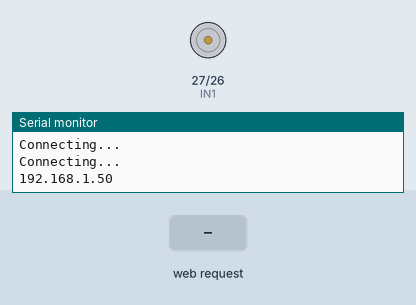
A sketch run on a simulated ESP32. On the bench: motor-driver pin pairs drawn as motors (green arrow = first pin HIGH = forward, orange = second pin HIGH = backward, longer = more drive, scaled by the enable pin), the last lines printed to the serial monitor. The test bench sets the inputs (shaded band). WiFi joins after 1.5 s; servers stay silent unless stated.

Above: at 4.2 s.
4.3 s: HTTP request GET /slider received
At 5.3 s:
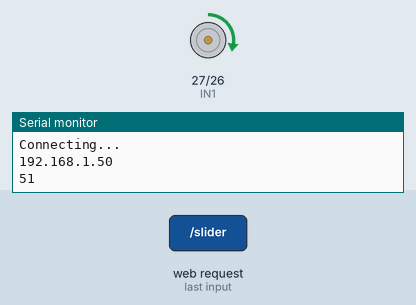
5.8 s: HTTP request GET /sliderlow received
At 6.4 s:
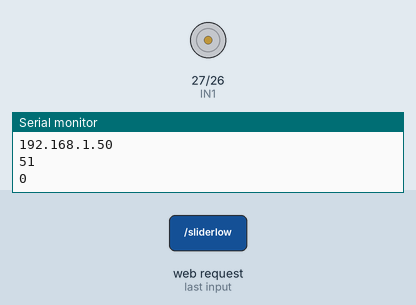
7.3 s: HTTP request GET /slideron received
At 7.6 s:
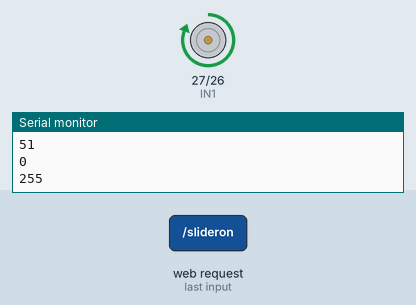
8.8 s: HTTP request GET /slideroff received
At 9.9 s:
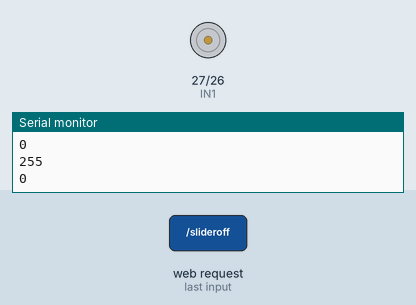
Timing chart, 0 to 11.3 s (numbered marks = the images above; inputs shaded):
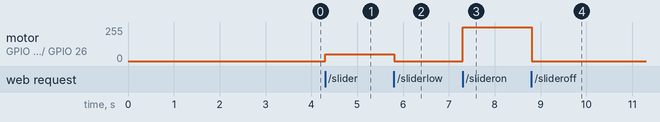

The sketch:

ESPCODE.ino
```cpp
#include <WiFi.h>
#include <AsyncTCP.h>
#include <ESPAsyncWebServer.h>

//const char *ssid = "A.T.O.M_LABS";
//const char *password = "Atom281121";
//const char *ssid = "Hriday";
//const char *password = "9953777876";
const char *ssid = "water1";
const char *password = "aquasquad";

int ENA_pin = 14;
int IN1 = 27;
int IN2 = 26;
int p=0;
const int frequency = 500;
const int pwm_channel = 0;
const int resolution = 8;

const char *input_parameter = "value";

AsyncWebServer server(80);

const char index_html[] PROGMEM = R"rawliteral(<!DOCTYPE html>
<html lang="en">

<head>
  <meta charset="UTF-8" />
  <meta http-equiv="X-UA-Compatible" content="IE=edge" />
  <meta name="viewport" content="width=device-width, initial-scale=1.0" />
  <title>Valve Control</title>
  <link href="https://cdn.jsdelivr.net/npm/bootstrap@5.2.3/dist/css/bootstrap.min.css" rel="stylesheet"
    integrity="sha384-rbsA2VBKQhggwzxH7pPCaAqO46MgnOM80zW1RWuH61DGLwZJEdK2Kadq2F9CUG65" crossorigin="anonymous" />


  <style>
    * {
      font-size: 17px;
      font-family: "Lucida Sans", "Lucida Sans Regular", "Lucida Grande",
        "Lucida Sans Unicode", Geneva, Verdana, sans-serif;
      font-weight: 600;
      color: #1a1a1a;
    }

    html {
      padding: 20px;
      background-color: #095376;
    }

    body {
      background-color: #FFFCF5;
      border-radius: 20px;
      height: 95vh;
    }

    .a {
      /* on off*/
      margin: 7px;
    }

    .b {
      /* on off plus minus */
      background-color: #FFB875;
      border: none;
      border-radius: 50%;
      height: 3rem;
      width: 3rem;
    }

    .c {
      /* plus minus 100 */
      background-color: #FFB875;
      height: 100px;
      padding: 10px;
    }

    .center {
      display: flex;
      align-items: center;
      justify-content: center;
    }

    .d {
      /* 100 only */
      display: flex;
      align-items: center;
      justify-content: center;
      padding-top: 10px;
      /* margin-top: 10px; */
      font-size: x-large;
    }

    .e {
      display: flex;
      justify-content: end;
      align-items: center;
    }

    .topp {
      background-color: #FFB875;
      height: 60px;
      width: 130px;
      padding: 2px;
      margin-top: 2rem;
      margin-right: 1rem;
    }

    .navbtn {
      background-color: transparent;
      font-size: x-large;
      border: none;
      border-radius: 50%;
      height: 3rem;
      width: 3rem;
      margin: 0.1rem;
    }

    .normal {
      font-size: x-large;
    }

    button.navbtn:hover,
    button.navbtn:active {
      background-color: #FFFCF5;
    }

    button.a:hover {
      background-color: #FFFCF5;
    }

    button.normal {
      background-color: #FFFCF5;
    }
  </style>
</head>

<body>
  <div class="container-fluid">
    <div class="row align-content-center" style="height: 10vh">
      <div class="col-6"></div>
      <div class="col-6 d-inline-flex justify-content-end">
        <div class="rounded-pill topp d-inline-flex justify-content-around">
          <button class="navbtn normal">⚙️</button>
          <a href="/water"><button class="navbtn">🔥</button></a>
        </div>
      </div>
    </div>
    <div class="row align-content-center " style="height: 17vh">
      <div class="row">
        <div class="col-12 text-center ">
          <h2 style="font-weight: 700;margin-bottom: 0px;font-size: 26px;">Water Management Portal</h2>
        </div>
      </div>
      <div class="row">
        <div class="col-8 col-sm-12 text-center">
          <h4 style="font-weight: 1000; font-size: 22px;">Valve Control Unit</h4>
        </div>
      </div>
    </div>
    <div class="row align-content-center" style="height: 10vh">
      <div class="col-3 col-sm-4 e">
        <button type="button" class="button b center a" onclick="updateSliderPWMon()">ON</button>
      </div>
      <div class="col-6 col-sm-4 d-flex justify-content-around rounded-pill c">
        <div class="col-4 center">
          <button type="button" class="b" onclick="updateSliderPWMlow()" style="background-color:#FFFCF5 ;">➖</button>
        </div>
        <div class="col-4">
          <div class="d">
            <div class="d" id="textslider_value">100</div>
            <div style="font-size:large;padding-top: 10px;">%</div>
          </div>
        </div>
        <div class="col-4 center">
          <button type="button" class="b" onclick="updateSliderPWM()" style="background-color:#FFFCF5">➕</button>
        </div>
      </div>
      <div class="col-3 col-sm-4 e d-flex justify-content-start">
        <button type="button" class="button b center a" onclick="updateSliderPWMoff()">OFF</button>
      </div>
    </div>
    <div class="row align-content-end" style="height: 60vh">
      <div class="col-12 d-flex justify-content-center"><img
          src="https://media.istockphoto.com/id/872714390/vector/water-pouring-from-pipe-flow-of-clean-water-vector-illustration.jpg?s=170667a&w=0&k=20&c=g_NOjGQfV40Hp1d5FUXDUJsWhKfqj2I52xW-TJD633o="
          style="height: 45vh; border-radius: 30px 30px 0px 0px;" class="align-bottom"></div>
    </div>
  </div>
  <script>
    src = "https://cdn.jsdelivr.net/npm/bootstrap@5.2.3/dist/js/bootstrap.bundle.min.js"
    integrity = "sha384-kenU1KFdBIe4zVF0s0G1M5b4hcpxyD9F7jL+jjXkk+Q2h455rYXK/7HAuoJl+0I4"
    crossorigin = "anonymous"
    function updateSliderPWM() {
      var slider_value = document.getElementById("textslider_value").innerText;
      if (slider_value != 100) {
        slider_value = Number(slider_value) + 20;
      }
      document.getElementById("textslider_value").innerHTML = slider_value;
      var xhr = new XMLHttpRequest();
      xhr.open("GET", "/slider", true);
      xhr.send();
    }
    function updateSliderPWMlow() {
      var slider_value = document.getElementById("textslider_value").innerText;
      if (slider_value != 0) {
        slider_value = Number(slider_value) - 20;
      }
      document.getElementById("textslider_value").innerHTML = slider_value;
      var xhr = new XMLHttpRequest();
      xhr.open("GET", "/sliderlow", true);
      xhr.send();
    }
    function updateSliderPWMon() {
      d = new Date();
      t = d.getTime();
      console.log(t);
      v = document.getElementById('textslider_value')
      v.innerHTML = 100
      var xhr = new XMLHttpRequest();
      xhr.open("GET", "/slideron", true);
      xhr.send();
    }
    function updateSliderPWMoff() {
      v = document.getElementById('textslider_value')
      v.innerHTML = 0
      var xhr = new XMLHttpRequest();
      xhr.open("GET", "/slideroff", true);
      xhr.send();
    }
    function updateSliderPWMoff2() {
      updateSliderPWMoff();
      d2 = new Date();
      t2 = d2.getTime();
      console.log(t2);
      t3 = (t2 - t) / 1000;
      console.log(t3 * 25);
      document.getElementById("time").innerHTML = t3 * 25;

    }
  </script>
</body>

</html>
)rawliteral";
const char water_html[] PROGMEM = R"rawliteral(<!DOCTYPE html>
<html lang="en" dir="ltr">
<head>
    <meta charset="UTF-8" />
    <meta http-equiv="X-UA-Compatible" content="IE=edge" />
    <meta name="viewport" content="width=device-width, initial-scale=1.0" />
    <link href="https://cdn.jsdelivr.net/npm/bootstrap@5.2.3/dist/css/bootstrap.min.css" rel="stylesheet"
        integrity="sha384-rbsA2VBKQhggwzxH7pPCaAqO46MgnOM80zW1RWuH61DGLwZJEdK2Kadq2F9CUG65" crossorigin="anonymous" />
    <title>Fire Control </title>
    <style>
        html {padding: 20px;
            background-color: #eee5e5;
        }

        body {
            border-radius: 20px;
            height: 95vh;
            background: black;
        }

        .ring {
            display: flex;
            justify-content: center;
            align-items: center;
        }

        .loader {
            position: relative;
            width: 300px;
            height: 300px;
            border-radius: 50%;
            background: linear-gradient(#000, #000000, #000);
            animation: animate 1s linear infinite;
        }

        @keyframes animate {
            0% {
                transform: rotate(0deg);
            }

            100% {
                transform: rotate(360deg);
            }
        }

        .loader span {
            position: absolute;
            width: 300px;
            height: 300px;
            border-radius: 50%;
            background: linear-gradient(#ff0000, black, #ff0000);
        }

        .loader span:nth-child(1) {
            filter: blur(20px);
        }

        .loader span:nth-child(2) {
            filter: blur(40px);
        }

        .loader::after {
            content: "";
            position: absolute;
            top: 10px;
            left: 10px;
            right: 10px;
            bottom: 10px;
            background: black;
            border-radius: 50%;
        }

        .topp {
            /* background-color: #ec2731; */
            height: 60px;
            width: 130px;
            padding: 2px;
            margin-top: 2rem;
            margin-right: 1rem;
        }

        .navbtn {
            background-color: transparent;
            font-size: x-large;
            border: none;
            border-radius: 50%;
            height: 3rem;
            width: 3rem;
            margin: 0.1rem;
        }

        .normal {
            font-size: x-large;
        }

        button.navbtn:hover,
        button.navbtn:active {
            background-color: #fff;
        }

        button.normal {
            background-color: #fff;
        }

        #circle {
            border: none;
            display: flex;
            justify-content: center;
            align-items: center;
            background-color: #ec2731;
            width: 250px;
            height: 250px;
            margin-top: -275px;
            z-index: 10;
            color: #fff;
            border-radius: 100%;
        }
    </style>
</head>

<body>
    <div class="container-fluid">
        <div class="row align-content-center" style="height: 10vh">
            <div class="col-6"></div>
            <div class="col-6 d-inline-flex justify-content-end">
                <div class="rounded-pill topp d-inline-flex justify-content-around">
                    <a href="/"><button class="navbtn ">⚙️</button></a>
                    <button class="navbtn normal">🔥</button>
                </div>
            </div>
        </div>
        <div class="row align-content-center" style="height: 20vh;"></div>
        <div class="row d-flex justify-content-center align-content-center">
            <div class="ring">
                <div class="loader">
                    <span class="sp"></span>
                    <span class="sp"></span>
                    <span class="sp"></span>
                    <span class="sp"></span>
                </div>

            </div>
            <button id="circle" onclick="change()">
                <h1 id="a">EMERGENCY</h1>
            </button>

        </div>
    </div>
    <script>
        src = "https://cdn.jsdelivr.net/npm/bootstrap@5.2.3/dist/js/bootstrap.bundle.min.js"
        integrity = "sha384-kenU1KFdBIe4zVF0s0G1M5b4hcpxyD9F7jL+jjXkk+Q2h455rYXK/7HAuoJl+0I4"
        crossorigin = "anonymous"
        i = 0;
        function change() {
            if (i % 2 == 0) {
                button = document.getElementById("circle");
                a = document.getElementById("a");
                button.style.backgroundColor = "#0879b6";
                a.innerText = "STOP";
                htmlcolor=document.querySelector("html");
                htmlcolor.style.backgroundColor="aliceblue";
                i++;
                var ele = document.getElementsByClassName('sp');
                for (var j = 0; j < ele.length; j++) {
                    ele[j].style.background = "linear-gradient(#0f5e9c, #1ca3ec, #0f5e9c)";
                }
                updateSliderPWMon();
            }
            else {updateSliderPWMoff();
                location.reload();
                i++;
            }
        }
        function updateSliderPWMon() {
      var xhr = new XMLHttpRequest();
      xhr.open("GET", "/slideron", true);
      xhr.send();
    }
    function updateSliderPWMoff() {
      var xhr = new XMLHttpRequest();
      xhr.open("GET", "/slideroff", true);
      xhr.send();
    }
    </script>
</body>

</html>
)rawliteral";

void setup()
{
  Serial.begin(115200);
  delay(1000);
  pinMode(ENA_pin, OUTPUT);
  pinMode(IN1, OUTPUT);
  pinMode(IN2, OUTPUT);

  ledcSetup(pwm_channel, frequency, resolution);
  ledcAttachPin(ENA_pin, pwm_channel);
  ledcWrite(pwm_channel, p);
  digitalWrite(IN1, LOW);
  digitalWrite(IN2, LOW);

  WiFi.begin(ssid, password);
  while (WiFi.status() != WL_CONNECTED)
  {
    delay(1000);
    Serial.println("Connecting...");
  }

  Serial.println(WiFi.localIP());

  server.on("/", HTTP_GET, [](AsyncWebServerRequest *request)
            { request->send_P(200, "text/html", index_html); });
  server.on("/water", HTTP_GET, [](AsyncWebServerRequest *request)
            { request->send_P(200, "text/html", water_html); });
  server.on("/slider", HTTP_GET, [](AsyncWebServerRequest *request)
            {
              if (p<255){
                p=p+51;
                ledcWrite(pwm_channel, p);
              }
        digitalWrite(IN1, HIGH);
        digitalWrite(IN2, LOW);

    Serial.println(p);
    request->send(200, "text/plain", "OK"); });

  server.on("/sliderlow", HTTP_GET, [](AsyncWebServerRequest *request)
            {
              if (p>50){
                p=p-51;
                ledcWrite(pwm_channel, p);
              }
        digitalWrite(IN1, HIGH);
        digitalWrite(IN2, LOW);

    Serial.println(p);
    request->send(200, "text/plain", "OK"); });

  server.on("/slideron", HTTP_GET, [](AsyncWebServerRequest *request)
            {p=255;
              ledcWrite(pwm_channel, p);
        digitalWrite(IN1, HIGH);
        digitalWrite(IN2, LOW);

    Serial.println(p);
    request->send(200, "text/plain", "OK"); });

  server.on("/slideroff", HTTP_GET, [](AsyncWebServerRequest *request)
            {p=0;
              ledcWrite(pwm_channel, p);
        digitalWrite(IN1, HIGH);
        digitalWrite(IN2, LOW);

    Serial.println(p);
    request->send(200, "text/plain", "OK"); });

  server.begin();
}

void loop()
{
}
```

Measured:
- after the input at 4.3 s, motor on GPIO 27 (IN1) / GPIO 26 (IN2): stopped → forward 51/255 at once
- after the input at 5.8 s, motor on GPIO 27 (IN1) / GPIO 26 (IN2): forward 51/255 → stopped at once
- after the input at 7.3 s, motor on GPIO 27 (IN1) / GPIO 26 (IN2): stopped → forward 255/255 at once
- after the input at 8.8 s, motor on GPIO 27 (IN1) / GPIO 26 (IN2): forward 255/255 → stopped at once
